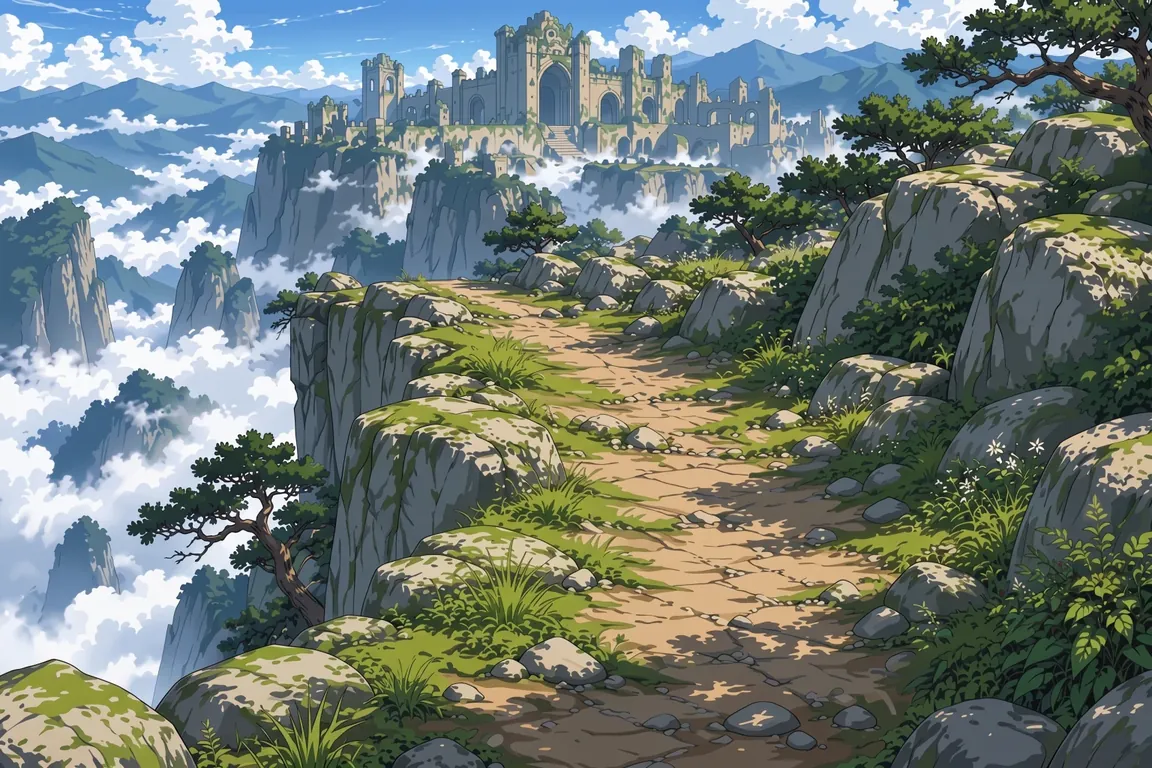
#> input picture resources/background/forest/forest_cliff_day.webp, 1152 x 768 px
$ python -i cloud_sep_comp.py   (imports and definitions only)
#> lines starting #> are read from the running program, lines starting #| are printed output that depends on the picture
### tools/anim/bg_layer/cloud_sprites.py
"""背景線：GPT 九宮格雲塊 → 程式跑的雲海（Ray 11-10：「讓 gpt 生 9 宮格雲塊 3 組 切著用」「變形也可以給程式做」）。
雲的畫風交給 GPT（同一套畫風畫背景），動態全由程式：
  · 切塊：九宮格（純洋紅底）鍵成 alpha，每格取最大的那一團 ⇒ 一組 9 塊，三組＝遠／中／近。
  · 湧：每一塊從雲海面底下冒上來，邊升邊放大，到頂之後縮小沉回去，底下再冒新的 ⇒ 不間斷；只往前，不可能倒回。
  · 變形：每一塊自己帶一張緩慢演化的平滑位移場（雜訊沿時間只往前演化），加上縱橫比的緩慢呼吸 ⇒ 雲團在翻湧，不是一張貼紙。
  · 底部淡進霧裡，越遠的層越偏天空色。
Sprites(set_png).render_layer(t, spec) → (rgb, alpha)；呼叫端決定疊層順序（見 cloud_sea_comp.py）。"""
import numpy as np, cv2
from PIL import Image

W, H = 1536, 1024


def key_magenta(a):
    """洋紅底解混色：像素 ＝ 雲色·α ＋ 洋紅·(1−α)。洋紅程度 m＝(min(R,B)−G)/255 ⇒ α≈1−m，
    再反算雲色 C＝(P − (1−α)·M)/α —— 半透明的雲底不會殘留粉紅。"""
    a = a.astype(np.float32)
    m = np.clip((np.minimum(a[..., 0], a[..., 2]) - a[..., 1]) / 255, 0, 1)
    al = np.clip((1 - m - 0.06) / 0.94, 0, 1)
    M = np.array([255, 0, 255], np.float32)
    rgb = (a - (1 - al)[..., None] * M) / np.maximum(al, 0.05)[..., None]
    rgb[..., 0] = np.minimum(rgb[..., 0], rgb[..., 1] + 8)   # 雲是冷色：紅不高過綠 ⇒ 去掉 GPT 畫進雲底的淡紫
    al = cv2.GaussianBlur(al, (0, 0), 0.6)
    return rgb.clip(0, 255), al


def cut_grid(png):
    """九宮格 → 9 塊（每格取最大連通的那一團，裁到緊貼）。"""
    a = np.array(Image.open(png).convert('RGB'))
    rgb, al = key_magenta(a); h, w = al.shape; out = []
    for gy in range(3):
        for gx in range(3):
            y0, y1, x0, x1 = gy * h // 3, (gy + 1) * h // 3, gx * w // 3, (gx + 1) * w // 3
            m = (al[y0:y1, x0:x1] > 0.5).astype(np.uint8)
            n, lab, st, _ = cv2.connectedComponentsWithStats(m)
            if n < 2: continue
            i = 1 + int(np.argmax(st[1:, 4])); x, y, ww, hh, _ = st[i]
            if ww < 20 or hh < 20: continue
            keep = cv2.dilate((lab == i).astype(np.uint8), np.ones((5, 5), np.uint8)).astype(np.float32)
            A = (al[y0:y1, x0:x1] * keep)[y:y + hh, x:x + ww]
            out.append(np.dstack([rgb[y0:y1, x0:x1][y:y + hh, x:x + ww], A * 255]).astype(np.float32))
    return out


class Layer:
    # [61 lines left out: functions __init__, warp, render, not called in this run]

### tools/anim/bg_layer/cloud_sep_comp.py
"""背景線：雲與草分開跑（Ray 11-11：「有雲的地方給 GPT 挖天空，你再鋪回對應天空底色，讓程式跑雲；
草就分開跑，讓 GPT 生一個與原圖差不多、草與影子微微有變化的圖，跑 ABA 鎖」）。
由後往前：天空底色（原圖天空色的漸層）→ 最遠方雲（程式）→ 遠景層（GPT 拆層，靜止）→ 遠／中景雲（程式）
          → 近雲（程式）→ 近景層（草 ABA：Wan FLF A→B、B→A，頭尾都是原圖 A）。
雲塊＝GPT 九宮格（近／中／遠三組）切出來的，動態（湧上、變形、沉回）全由程式（cloud_sprites.py）。
用法：python cloud_sep_comp.py <輸出 mp4> [秒數 16] [fps 16]"""
import sys, glob, os, subprocess
import numpy as np, cv2
from PIL import Image
import cloud_sprites as CS

# [1 line that did not run here, left out]
T = float(sys.argv[2]) if len(sys.argv) > 2 else 16.0
FPS = int(sys.argv[3]) if len(sys.argv) > 3 else 16
W, H = CS.W, CS.H
DL = r'C:/Users/Ray Ku/Downloads/'
OUTD = r'C:/Users/Ray Ku/Desktop/ComfyUI-master/output/bgl/'
ORIG = r'C:/Users/Ray Ku/Desktop/TIVOT/resources/background/forest/forest_cliff_day.webp'


def layer(p):
    rgb, al = CS.key_magenta(np.array(Image.open(p).convert('RGB').resize((W, H), Image.LANCZOS)))
    al = cv2.erode(al, np.ones((3, 3), np.uint8))
    return rgb, al


# [1 line that did not run here, left out]
# [1 line that did not run here, left out]
# [1 line not run here, left out]
# [1 line that did not run here, left out]
g = np.clip(np.linspace(0, 1, H) / 0.42, 0, 1)[:, None, None]
#> g = 1024 values from 0 to 1
# [1 line that did not run here, left out]

# 樹與草：VACE 循環（頭尾鎖原圖 A）
fr = sorted(glob.glob(OUTD + 'cliffgrass_vloop_*.png'))[5:46]   # Ray 11-11「樹用 VACE 跑 loop」：bg_vace_loop 頭尾鎖 A；整格取捨 5~45（接縫 2.0，段內最大一步 2.85）
# [1 line not run here, left out]
# 接縫交叉模糊過渡（Ray 11-11：「頭尾接不好就頭尾逐幀找差異最小的，交叉模糊過渡看看」）：
# 循環的最後 XF 格，逐步換成「開頭之前那 XF 格」（第 1~4 格），權重 0→1；過渡中段加一點模糊把接點抹平。
XF = 4
# [7 lines not run here, left out]
# 原圖解析度的 A：放大的 Wan 格只取「跟 A 差多少」加回 A，靜止處保留原解析度
# [1 line that did not run here, left out]
# [1 line not run here, left out]

# [1 line that did not run here, left out]
fogc = lambda k: tuple(np.array((226, 233, 244), np.float32) * (1 - k) + hor_c * k)
# [1 line that did not run here, left out]
# [2 lines that did not run here, left out]
# [1 line that did not run here, left out]

# [2 lines that did not run here, left out]
# [13 lines not run here, left out]

>>> result = layer('../../../resources/background/forest/forest_cliff_day.webp')
#> in key_magenta, `m = np.clip((np.minimum(a[..., 0], a[..., 2]) - a[..., 1]) / 255, 0, 1)`:
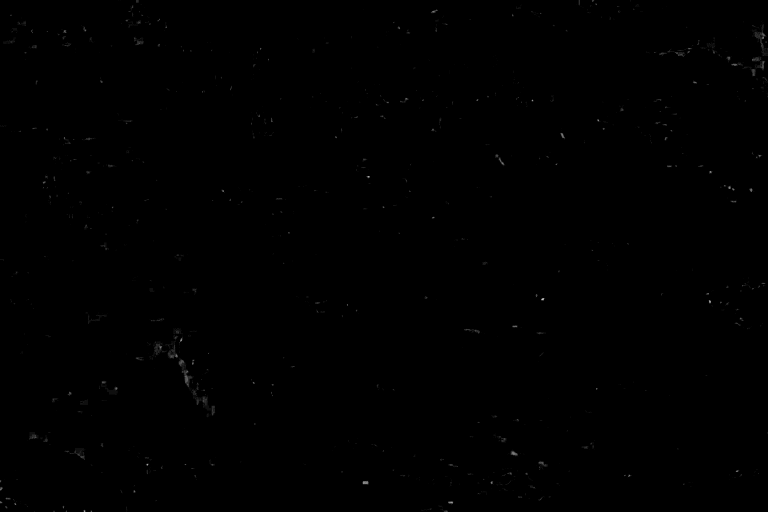
#> m: shape (1024, 1536) float32 (shown at 1/2 size); min 0, max 0.0667, mean 8.8e-05; drawn with min black and max white
#> in key_magenta, `rgb[..., 0] = np.minimum(rgb[..., 0], rgb[..., 1] + 8)`:
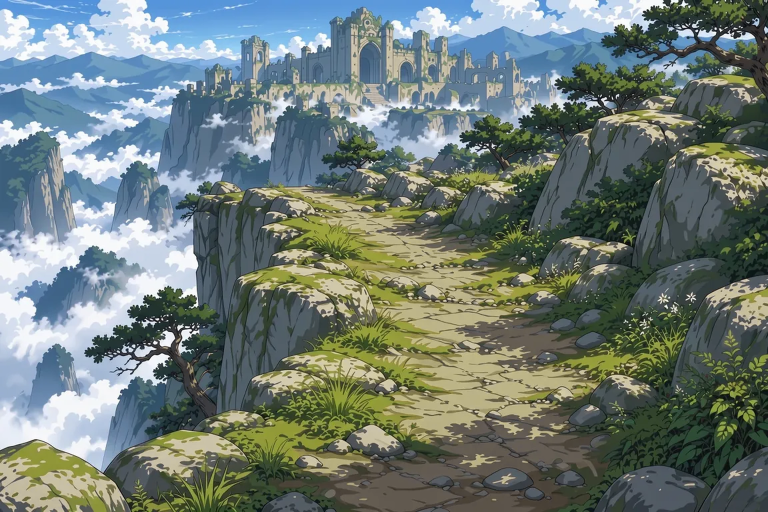
#> rgb: shape (1024, 1536, 3) float32 (shown at 1/2 size); mean R, G, B 111.4, 124.4, 119.2; drawn with min black and max white
